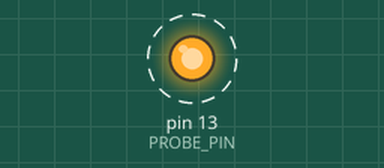
The sketch below on a simulated Arduino Uno, built with avr-gcc and run on an emulated ATmega328P. Parts: output pins drawn as LEDs (lit = HIGH). Dashed ring = blinking. What the sketch prints to the serial monitor is not drawn.

Above: at 0.5 s.
Timing chart, 0 to 4.6 s (numbered marks = the images above):
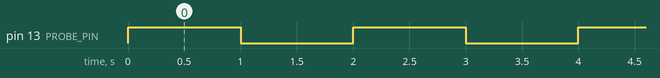

Measured:
- by itself, pin 13 (PROBE_PIN): alternates HIGH for 1.0 s and LOW for 1.0 s

The sketch:

pinmate-probe.ino
```cpp
/*
 * PinMate Probe — WebSerial 스모크 테스트용 최소 펌웨어
 *
 * 목적: 핀 상태를 시리얼로 내보내 브라우저(WebSerial)가 읽을 수 있는지 검증.
 * 출력 계약(웹 파서와의 약속): 한 줄 = "D<pin>=<0|1>\n", baud 9600.
 *
 * D13(온보드 LED)을 1초 주기로 토글하며 그 상태를 출력한다.
 * → 실물 보드의 LED 깜빡임과 웹 raw 로그가 동기화되는 걸로 연결을 눈으로 확인.
 *
 * 업로드: firmware/pinmate-probe/README.md 참고.
 */

const int PROBE_PIN = 13;  // 온보드 LED 핀
int state = 0;

void setup() {
  Serial.begin(9600);
  pinMode(PROBE_PIN, OUTPUT);
}

void loop() {
  state = !state;
  digitalWrite(PROBE_PIN, state ? HIGH : LOW);

  // 출력 계약: "D<pin>=<0|1>" 한 줄. 추후 외부 핀 추가 시 같은 포맷으로 라인 추가.
  Serial.print("D");
  Serial.print(PROBE_PIN);
  Serial.print("=");
  Serial.println(state);

  delay(1000);
}
```
